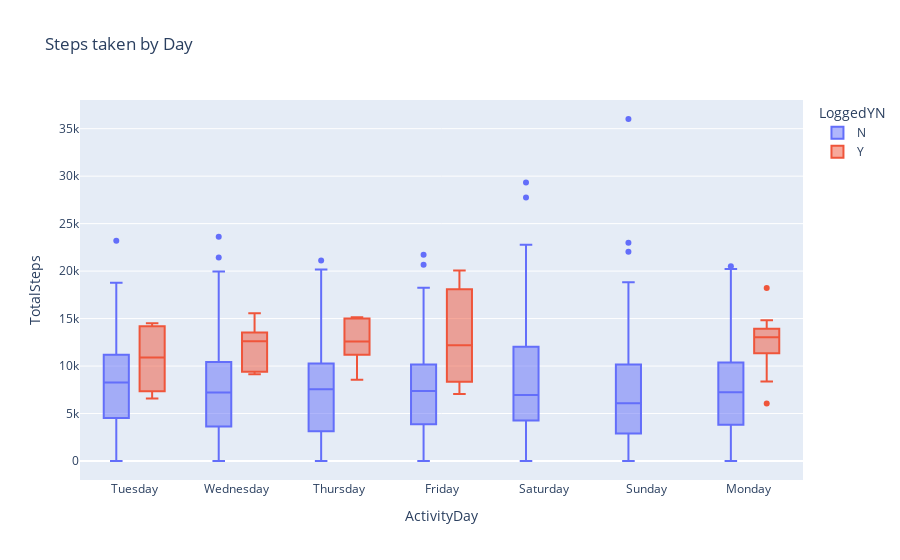

Notebook code cell kept with this figure:
### Code cell
fig = px.box(df, x="ActivityDay", y="TotalSteps",color="LoggedYN", title="Steps taken by Day")
fig.show()

### Figure 1 — Plotly figure (JSON) as saved in the notebook; plotly's stock layout.template omitted (floating-point values rounded to 4 significant figures; data arrays with more than 128 entries replaced by an {"elided": "..."} marker saying what was removed)
{"data": [{"alignmentgroup": "True", "hovertemplate": "LoggedYN=N<br>ActivityDay=%{x}<br>TotalSteps=%{y}<extra></extra>", "legendgroup": "N", "marker": {"color": "#636efa"}, "name": "N", "notched": false, "offsetgroup": "N", "orientation": "v", "showlegend": true, "type": "box", "x": {"elided": "908 str values"}, "x0": " ", "xaxis": "x", "y": {"elided": "908 int values"}, "y0": " ", "yaxis": "y"}, {"alignmentgroup": "True", "hovertemplate": "LoggedYN=Y<br>ActivityDay=%{x}<br>TotalSteps=%{y}<extra></extra>", "legendgroup": "Y", "marker": {"color": "#EF553B"}, "name": "Y", "notched": false, "offsetgroup": "Y", "orientation": "v", "showlegend": true, "type": "box", "x": ["Tuesday", "Thursday", "Monday", "Monday", "Tuesday", "Wednesday", "Thursday", "Monday", "Tuesday", "Wednesday", "Monday", "Wednesday", "Friday", "Monday", "Tuesday", "Thursday", "Tuesday", "Wednesday", "Thursday", "Monday", "Tuesday", "Wednesday", "Thursday", "Friday", "Monday", "Monday", "Tuesday", "Thursday", "Friday", "Monday", "Tuesday", "Wednesday"], "x0": " ", "xaxis": "x", "y": [7091, 11835, 13239, 12342, 14172, 12862, 11179, 14816, 14194, 15566, 18229, 13541, 20067, 13041, 14510, 15010, 7626, 12386, 13318, 13630, 13070, 9388, 15148, 12200, 12405, 6064, 8712, 8567, 7045, 8382, 6582, 9143], "y0": " ", "yaxis": "y"}], "layout": {"boxmode": "group", "legend": {"title": {"text": "LoggedYN"}, "tracegroupgap": 0}, "title": {"text": "Steps taken by Day"}, "xaxis": {"anchor": "y", "domain": [0.0, 1.0], "title": {"text": "ActivityDay"}}, "yaxis": {"anchor": "x", "domain": [0.0, 1.0], "title": {"text": "TotalSteps"}}}}
